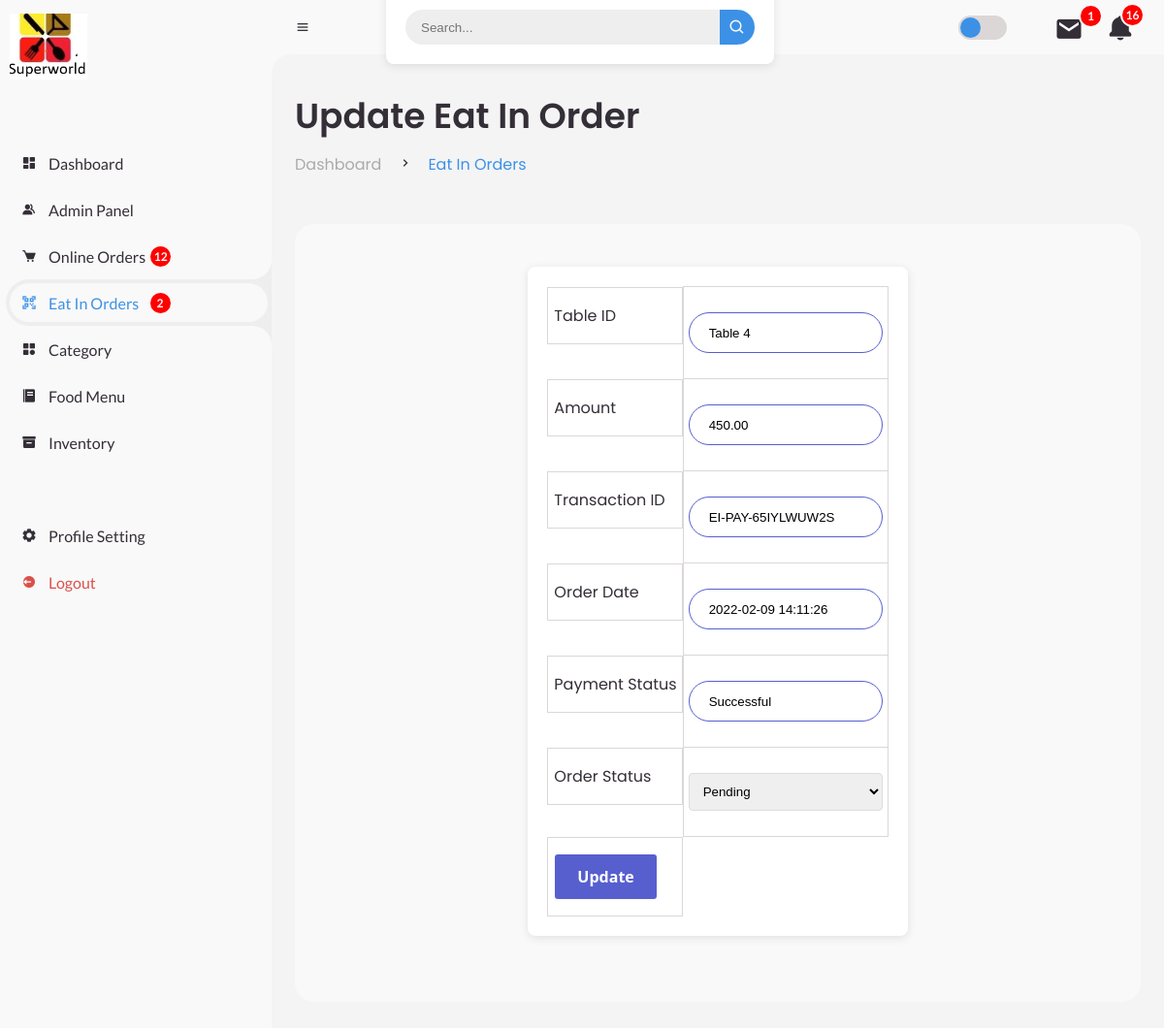
Screenshot of /admin/update-ei-order.php?id=18 with the database file from the repository.
### tables this page shows
CREATE TABLE `tbl_eipay` (
  `id` int(10) UNSIGNED NOT NULL,
  `table_id` varchar(50) NOT NULL,
  `amount` decimal(10,2) NOT NULL,
  `tran_id` varchar(50) NOT NULL,
  `order_date` timestamp NOT NULL DEFAULT current_timestamp() ON UPDATE current_timestamp(),
  `payment_status` varchar(50) NOT NULL,
  `order_status` varchar(100) NOT NULL
);

### admin/update-ei-order.php (the view, shortened to what this page needs)
<?php include('../Customer/config/constants.php'); ?>
<?php
$ei_order_notif = "SELECT order_status from tbl_eipay
					WHERE order_status='Pending' OR order_status='Processing'";
$res_ei_order_notif = mysqli_query($conn, $ei_order_notif);
$row_ei_order_notif = mysqli_num_rows($res_ei_order_notif);
$online_order_notif = "SELECT order_status from order_manager
					WHERE order_status='Pending'OR order_status='Processing' ";
$res_online_order_notif = mysqli_query($conn, $online_order_notif);
$row_online_order_notif = mysqli_num_rows($res_online_order_notif);
$stock_notif = "SELECT stock FROM tbl_food
				WHERE stock<50";
$res_stock_notif = mysqli_query($conn, $stock_notif);
$row_stock_notif = mysqli_num_rows($res_stock_notif);
$message_notif = "SELECT message_status FROM message
				 WHERE message_status = 'unread'";
$res_message_notif = mysqli_query($conn, $message_notif);
$row_message_notif = mysqli_num_rows($res_message_notif);
?>
<!DOCTYPE html>
<html lang="en">
<head>
	<link href='https://unpkg.com/boxicons@2.0.9/css/boxicons.min.css' rel='stylesheet'>
	<link rel="stylesheet" href="style-admin.css">
</head>
<body>
	<section id="sidebar">
		<a href="index.php" class="brand">
			<img src="../images/logo2.png" width="80px" alt="">
		</a>
		<ul class="side-menu top">
			<li >
				<a href="index.php">
					<i class='bx bxs-dashboard' ></i>
					<span class="text">Dashboard</span>
				</a>
			</li>
			<li >
				<a href="manage-admin.php">
					<i class='bx bxs-group' ></i>
					<span class="text">Admin Panel</span>
				</a>
			</li>
			<li>
				<a href="manage-online-order.php">
					<i class='bx bxs-cart'></i>
					<span class="text">Online Orders&nbsp;</span>
						<?php
					if($row_online_order_notif>0)
					{
						?>
						<span class="num-ei"><?php echo $row_online_order_notif; ?></span>
						<?php
					}
					else
					{
						?>
						<span class=""> </span>
						<?php
					}
					?>
				</a>
			</li>
			<li class="active">
				<a href="manage-ei-order.php">
					<i class='bx bx-qr-scan'></i>
					<span class="text" >Eat In Orders&nbsp;&nbsp;&nbsp;
					</span>
					<?php
					if($row_ei_order_notif>0)
					{
						?>
						<span class="num-ei"><?php echo $row_ei_order_notif; ?></span>
						<?php
					}
					else
					{
						?>
						<span class=""> </span>
						<?php
					}
					?>
				</a>
			</li>
			<li>
				<a href="manage-category.php">
					<i class='bx bxs-category'></i>
					<span class="text">Category</span>
				</a>
			</li>
			<li>
				<a href="manage-food.php">
					<i class='bx bxs-food-menu'></i>
					<span class="text">Food Menu</span>
				</a>
			</li>
			<li class="">
				<a href="inventory.php">
					<i class='bx bxs-box'></i>
					<span class="text">Inventory</span>
				</a>
			</li>
		</ul>
		<ul class="side-menu">
			<li>
				<a href="Profile Setting.php">
					<i class='bx bxs-cog' ></i>
					<span class="text">Profile Setting</span>
				</a>
			</li>
			<li>
				<a href="logout.php" class="logout">
					<i class='bx bxs-log-out-circle' ></i>
					<span class="text">Logout</span>
				</a>
			</li>
		</ul>
	</section>
	<section id="content">
		<nav>
			<i class='bx bx-menu' ></i>
			<form action="#">
				<div class="form-input">
					<input type="search" placeholder="Search...">
					<button type="submit" class="search-btn"><i class='bx bx-search' ></i></button>
				</div>
			</form>
			<label for="switch-mode" class="switch-mode"></label>
			<div class="fetch_message">
				<div class="action_message notfi_message">
					<a href="messages.php"><i class='bx bxs-envelope' ></i></a>
					<?php
					if($row_message_notif>0)
					{
						?>
						<span class="num"><?php echo $row_message_notif; ?></span>
						<?php
					}
					else
					{
						?>
						<span class=""></span>
						<?php
					}
					?>
				</div>
			</div>
		<div class="notification" >
				<div class="action notif">
				<i class='bx bxs-bell' onclick= "menuToggle();"></i>
				<?php
				if($row_stock_notif>0 || $row_online_order_notif>0 || $row_ei_order_notif>0)
				{
					$total_notif = $row_online_order_notif+$row_ei_order_notif+$row_stock_notif;
					?>
					<span class="num"><?php echo $total_notif; ?></span>
					<?php
				}
				else
				{
					?>
					<span class=""></span>
					<?php
				}
				?>
			</div>
			</div>
		</nav>
		<main>
			<div class="head-title">
				<div class="left">
					<h1>Update Eat In Order</h1>
					<ul class="breadcrumb">
						<li>
							<a href="index.php">Dashboard</a>
						</li>
						<li><i class='bx bx-chevron-right' ></i></li>
						<li>
							<a class="active" href="manage-ei-order.php">Eat In Orders</a>
						</li>
					</ul>
				</div>
</div>
<br>
        			<?php
        $id=$_GET['id'];
        $sql="SELECT * FROM tbl_eipay WHERE id=$id";
        $res=mysqli_query($conn, $sql);
        if($res == true)
        {
            $count = mysqli_num_rows($res);
            if($count==1)
            {
                $row=mysqli_fetch_assoc($res);
                $table_id = $row['table_id'];
                $amount = $row['amount'];
                $tran_id = $row['tran_id'];
                $order_date = $row['order_date'];
                $payment_status = $row['payment_status'];
                $order_status = $row['order_status'];
            }
            else{
                header('location:'.SITEURL.'manage-ei-order.php');
            }
        }
        ?>
		<div class="table-data">
			<div class="order">
			<div class="head">
        <form action="" method="POST">
        <table class="rtable">
            <tr>
                <td>Table ID</td>
                <td>
                    <input type="text" name="table_id" value="<?php echo $table_id; ?>" id="ip2">
                </td>
            </tr>
            <tr>
                <td>Amount</td>
                <td>
                    <input type="text" name="amount" value="<?php echo $amount; ?>" id="ip2">
                </td>
            </tr>
            <tr>
                <td>Transaction ID</td>
                <td>
                    <input type="text" name="tran_id" value="<?php echo $tran_id; ?>" id="ip2">
                </td>
            </tr>
            <tr>
                <td>Order Date</td>
                <td>
                    <input type="text" name="order_date" value="<?php echo $order_date; ?>" id="ip2">
                </td>
            </tr>
            <tr>
                <td>Payment Status</td>
                <td>
                    <input type="text" name="payment_status" value="<?php echo $payment_status; ?>" id="ip2">
                </td>
            </tr>
            <tr>
                <td>Order Status</td>
                <td>
                     <select name="order_status">
                        <option <?php if($order_status=="Pending"){ echo "selected";} ?> value="Pending">Pending</option>
                    </select>
                </td>
            </tr>
            <tr>
                <td colspan="2">
                    <input type="submit" name="submit" value="Update" class="button-8" role="button">
                </td>
            </tr>
        </table>
        </form>
	</div>
    </div>
</div>
		</main>
	</section>
</body>
</html>

### rows the page displays
tbl_eipay: table_id "Table 4", amount "450.00", tran_id "EI-PAY-65IYLWUW2S", order_date "2022-02-09 14:11:26", payment_status "Successful", order_status "Pending"

### other values shown
$row_online_order_notif "12"
$row_ei_order_notif "2"
$row_message_notif "1"
$total_notif "16"
